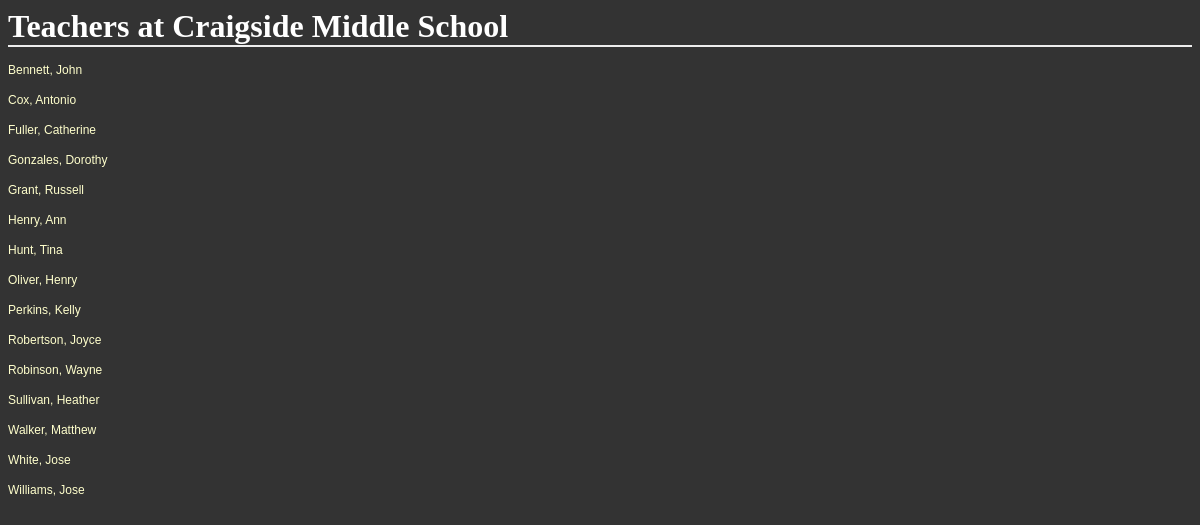
The app's page /districts/1/schools/2/teachers, older data.
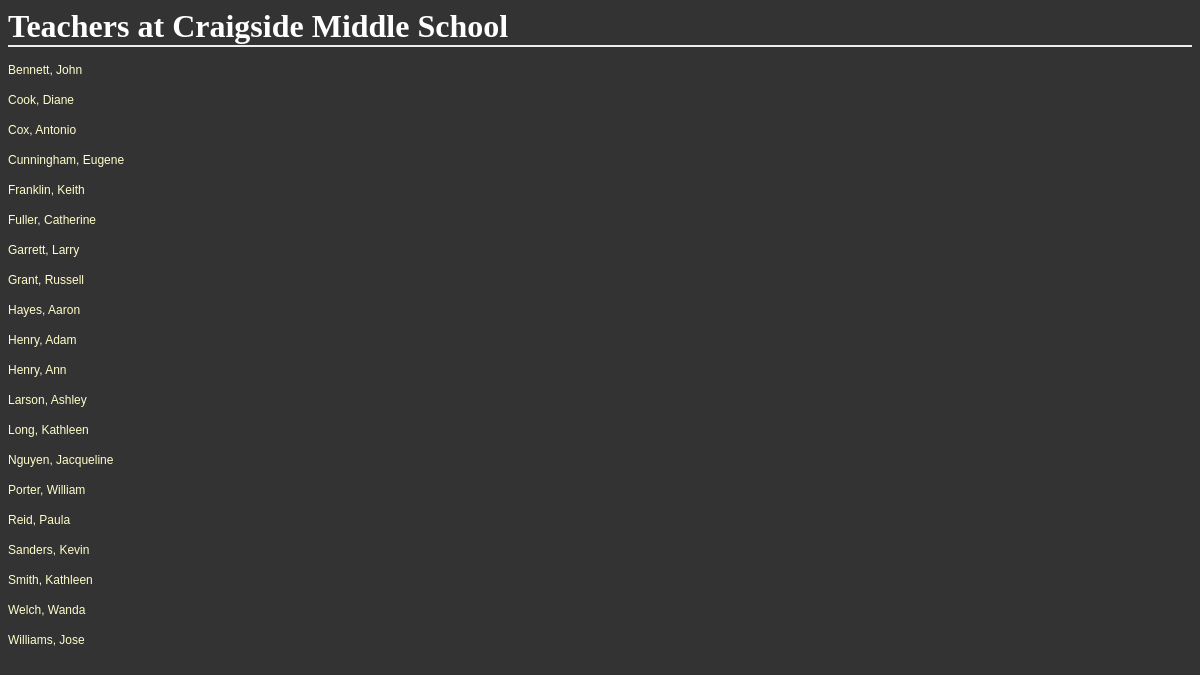
The same page, newer data.
### database_setup.py (models this page shows, shortened)
class Teacher(Base):
    __tablename__ = 'teacher'
    id = Column(Integer, primary_key=True)
    first_name = Column(String(40), nullable=False)
    last_name = Column(String(40), nullable=False)
    address = Column(String(50))
    city = Column(String(50))
    state = Column(String(50))
    zip = Column(String(50))
    phone = Column(String(50))
    email = Column(String(50))
    school_id = Column(Integer, ForeignKey('school.id'))
    school = relationship(School)

### schools.py (the view)
@app.route('/districts/<int:district_id>/schools/<int:school_id>/teachers')
def showAllTeachers(district_id, school_id):
    school = session.query(School).filter_by(id=school_id).one()
    teachers = session.query(Teacher).filter_by(school_id=school_id).all()
    return render_template('teachers.html', district_id=district_id, school=school, teachers=teachers)

### templates/teachers.html
<html>
<head>
	<link rel=stylesheet type=text/css href="{{ url_for('static', filename='styles.css') }}">
</head>
<body>
<h1>Teachers at {{school.name}}</h1>
{% for teacher in teachers %}
	<p><a href='{{url_for('showTeacher', district_id=district_id, school_id=school.id, teacher_id=teacher.id)}}'>{{teacher.last_name}}, {{teacher.first_name}}</a></p>
{% endfor %}
</body>
</html>

Row changes from the older to the newer data that the page shows:
no longer on this page (row edited): Teacher: last_name "Gonzales", first_name "Dorothy"
no longer on this page (row edited): Teacher: last_name "Hunt", first_name "Tina"
no longer on this page (row edited): Teacher: last_name "Oliver", first_name "Henry"
no longer on this page (row edited): Teacher: last_name "Perkins", first_name "Kelly"
no longer on this page (row edited): Teacher: last_name "Robertson", first_name "Joyce"
no longer on this page (row edited): Teacher: last_name "Robinson", first_name "Wayne"
no longer on this page (row edited): Teacher: last_name "Sullivan", first_name "Heather"
no longer on this page (row edited): Teacher: last_name "Walker", first_name "Matthew"
no longer on this page (row edited): Teacher: last_name "White", first_name "Jose"
now on this page (row edited): Teacher: last_name "Cook", first_name "Diane"
now on this page (row edited): Teacher: last_name "Cunningham", first_name "Eugene"
now on this page (row edited): Teacher: last_name "Franklin", first_name "Keith"
now on this page (row edited): Teacher: last_name "Garrett", first_name "Larry"
now on this page (row edited): Teacher: last_name "Hayes", first_name "Aaron"
now on this page (row edited): Teacher: last_name "Henry", first_name "Adam"
now on this page (row edited): Teacher: last_name "Larson", first_name "Ashley"
now on this page (row edited): Teacher: last_name "Long", first_name "Kathleen"
now on this page (row edited): Teacher: last_name "Nguyen", first_name "Jacqueline"
now on this page (row edited): Teacher: last_name "Porter", first_name "William"
now on this page (row edited): Teacher: last_name "Reid", first_name "Paula"
now on this page (row edited): Teacher: last_name "Sanders", first_name "Kevin"
now on this page (row edited): Teacher: last_name "Smith", first_name "Kathleen"
now on this page (row edited): Teacher: last_name "Welch", first_name "Wanda"
